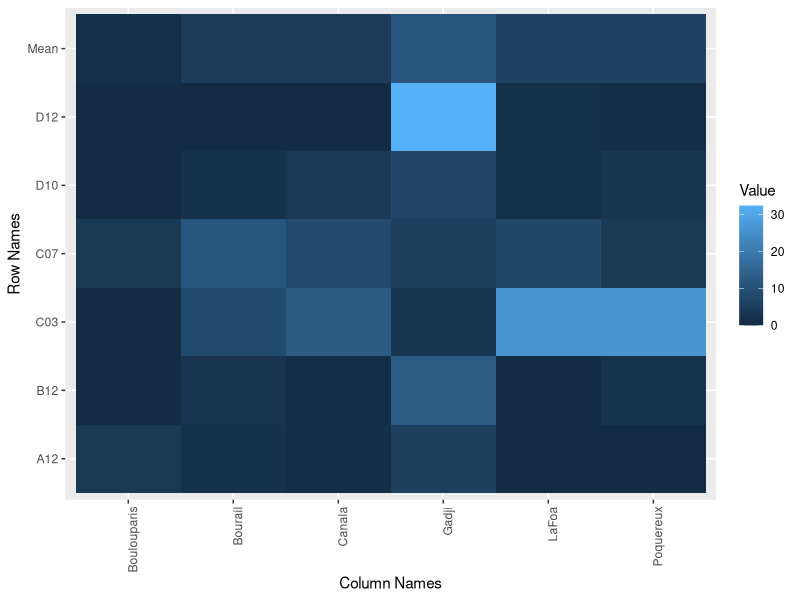

Recreate this plot in R. (Note: this script raises an error after producing the figure.)
# Given data
data <- "
Boulouparis 3.7037037 0.0000000 0.000000 3.703704 0.000000 0.0000000 1.234568
Bourail 1.7094017 2.5641026 8.547009 11.111111 1.709402 0.0000000 4.273504
Canala 0.9433962 0.9433962 12.264151 8.490566 3.773585 0.0000000 4.402516
Gadji 5.6338028 12.6760563 2.816901 5.633803 7.042254 32.3943662 11.032864
LaFoa 0.0000000 0.0000000 26.250000 7.500000 1.250000 1.2500000 6.041667
Poquereux 0.0000000 1.8691589 26.168224 3.738318 2.803738 0.9345794 5.919003
"

# Convert the data into a dataframe
df <- read.table(text = data, header = FALSE)

# Set column names
colnames(df) <- c("Location", "A12", "B12", "C03", "C07", "D10", "D12", "Mean")

# Print the dataframe
print(df)
library(ggplot2)

# Assuming `Var1` and `Var2` are row and column names respectively
heatmap_data <- df[, -1]

# Melt the data for ggplot2
heatmap_data_melted <- reshape2::melt(df,value.name = "Location" )
colnames(heatmap_data_melted) <- c("location", "marker", "percent")

# Plot the heatmap
p1 <- ggplot(data = heatmap_data_melted, aes(x = location, y = marker, fill = percent)) + 
  geom_tile() +
  labs(x = "Column Names", y = "Row Names", fill = "Value") +
  theme(axis.text.x = element_text(angle = 90, hjust = 1))  # Rotate x-axis labels for better visibility
plot(a)




mpg <- transform(mpg, cyl = factor(cyl), trans = factor(trans), drv = factor(drv), fl = factor(fl), class = factor(class))
levels(mpg$trans) <- c(rep("auto", 8), rep("manual", 2))
str(mpg)
p2 <- ggplot(data   = mpg,              # spécifier les données
       mapping = aes(x = displ,    # mapper 'displ' à l'axe des x
                     y = hwy)) +   # mapper 'hwy' à l'axe des y
  geom_point()           

p3 <- ggplot(mtcars) + geom_smooth(aes(disp, qsec))
p3

library(patchwork)

a <- p1 + p2 / p3 
a
















selected_plot_result <- NA

selected_plots <- c(
  "Heatmap with missing data per marker and population",
  "GST",
  "FIS and missing data"
)

# Check each element in the list
for (plot_name in selected_plots) {
  if (plot_name == "Heatmap with missing data per marker and population") {
    print("heatmap")
  } else if (plot_name == "GST") {
    print("GST")
  } else if (plot_name == "FIS and missing data") {
    print("FIS")
  }
}















if (length(num_plots_reactive()) > 0) {
  splitLayout(
    style = "border: 1px solid silver;",
    cellWidths = rep(100 / length(num_plots_reactive()), length(num_plots_reactive()),  # Divide equally based on the number of plots
                     lapply(1:length(num_plots_reactive()), function(i) {
                       plotOutput(paste0("plotgraph", i))
                     })
    )
  )
}